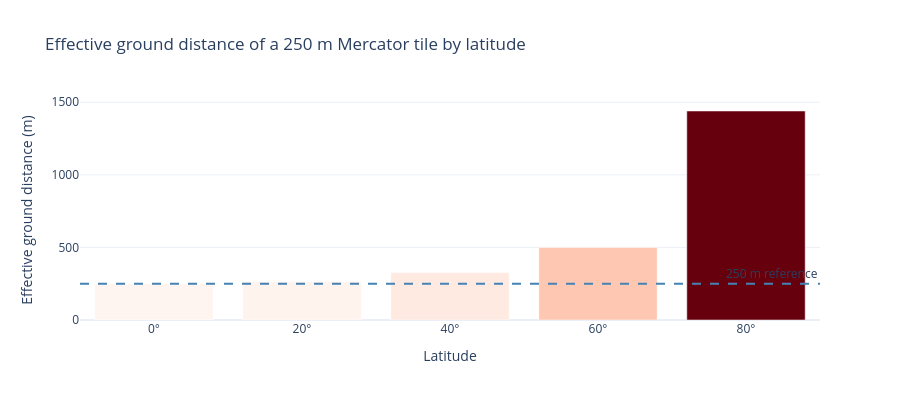

Notebook cell for this chart:
### Markdown cell above
## Limitation 3 — Web Mercator Distortion

A 250 m Mercator tile covers `250 / cos(lat)` metres of real ground. At 60°N (Oslo, Stockholm, Helsinki), the effective tile size is approximately 500 m — twice the stated bin size. At 80°N (northern Svalbard), a tile spans about 1440 m.

For polar deployments, replace Web Mercator with a local **UTM zone** or **national grid** (e.g., ETRS89-NTM for Norway) which provides near-equal-area tiling in the region of interest.

### Code cell
lat_samples = [0, 20, 40, 60, 80]
effective_m = [250 / math.cos(math.radians(lat)) for lat in lat_samples]

fig = px.bar(
    x=[f'{lat}\u00b0' for lat in lat_samples],
    y=effective_m,
    labels={'x': 'Latitude', 'y': 'Effective ground distance (m)'},
    title='Effective ground distance of a 250 m Mercator tile by latitude',
    template='plotly_white',
    height=400,
    color=effective_m,
    color_continuous_scale='Reds'
)
fig.add_hline(y=250, line_dash='dash', line_color='steelblue',
              annotation_text='250 m reference', annotation_position='top right')
fig.update_layout(showlegend=False, coloraxis_showscale=False)
fig.show()

### Figure 1 — Plotly figure (JSON) as saved in the notebook; plotly's stock layout.template omitted (floating-point values rounded to 4 significant figures)
{"data": [{"hovertemplate": "Latitude=%{x}<br>Effective ground distance (m)=%{y}<br>color=%{marker.color}<extra></extra>", "legendgroup": "", "marker": {"color": [250.0, 266.0, 326.4, 500.0, 1440.0], "coloraxis": "coloraxis", "pattern": {"shape": ""}}, "name": "", "orientation": "v", "showlegend": false, "textposition": "auto", "type": "bar", "x": ["0°", "20°", "40°", "60°", "80°"], "xaxis": "x", "y": [250.0, 266.0, 326.4, 500.0, 1440.0], "yaxis": "y"}], "layout": {"annotations": [{"showarrow": false, "text": "250 m reference", "x": 1, "xanchor": "right", "xref": "x domain", "y": 250, "yanchor": "bottom", "yref": "y"}], "barmode": "relative", "coloraxis": {"colorbar": {"title": {"text": "color"}}, "colorscale": [[0.0, "rgb(255,245,240)"], [0.125, "rgb(254,224,210)"], [0.25, "rgb(252,187,161)"], [0.375, "rgb(252,146,114)"], [0.5, "rgb(251,106,74)"], [0.625, "rgb(239,59,44)"], [0.75, "rgb(203,24,29)"], [0.875, "rgb(165,15,21)"], [1.0, "rgb(103,0,13)"]], "showscale": false}, "height": 400, "legend": {"tracegroupgap": 0}, "shapes": [{"line": {"color": "steelblue", "dash": "dash"}, "type": "line", "x0": 0, "x1": 1, "xref": "x domain", "y0": 250, "y1": 250, "yref": "y"}], "showlegend": false, "title": {"text": "Effective ground distance of a 250 m Mercator tile by latitude"}, "xaxis": {"anchor": "y", "domain": [0.0, 1.0], "title": {"text": "Latitude"}}, "yaxis": {"anchor": "x", "domain": [0.0, 1.0], "title": {"text": "Effective ground distance (m)"}}}}
